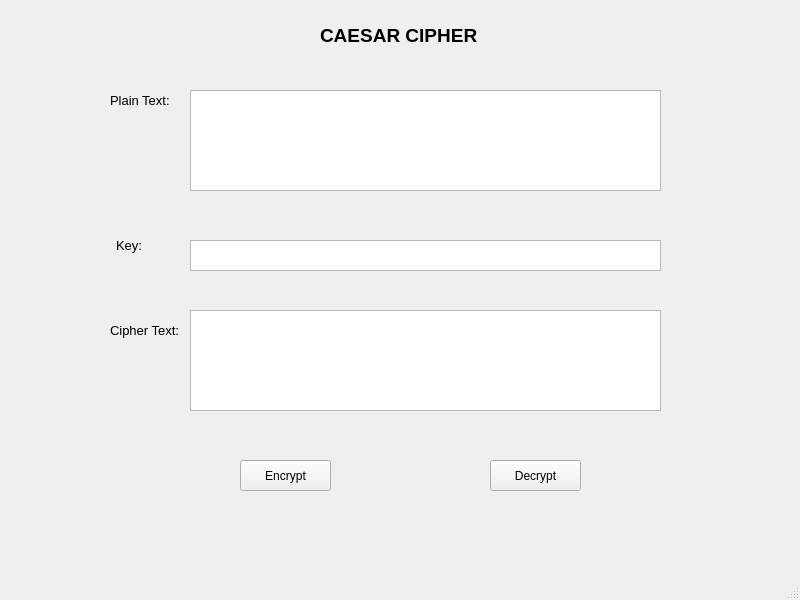
<?xml version="1.0" encoding="UTF-8"?>
<ui version="4.0">
 <class>MainWindow</class>
 <widget class="QMainWindow" name="MainWindow">
  <property name="geometry">
   <rect>
    <x>0</x>
    <y>0</y>
    <width>800</width>
    <height>600</height>
   </rect>
  </property>
  <property name="windowTitle">
   <string>MainWindow</string>
  </property>
  <widget class="QWidget" name="centralwidget">
   <widget class="QPushButton" name="pushButton">
    <property name="geometry">
     <rect>
      <x>240</x>
      <y>460</y>
      <width>91</width>
      <height>31</height>
     </rect>
    </property>
    <property name="text">
     <string>Encrypt</string>
    </property>
   </widget>
   <widget class="QPushButton" name="pushButton_2">
    <property name="geometry">
     <rect>
      <x>490</x>
      <y>460</y>
      <width>91</width>
      <height>31</height>
     </rect>
    </property>
    <property name="text">
     <string>Decrypt</string>
    </property>
   </widget>
   <widget class="QLabel" name="label">
    <property name="geometry">
     <rect>
      <x>320</x>
      <y>0</y>
      <width>161</width>
      <height>71</height>
     </rect>
    </property>
    <property name="text">
     <string>&lt;html&gt;&lt;head/&gt;&lt;body&gt;&lt;p&gt;&lt;span style=&quot; font-size:14pt; font-weight:600;&quot;&gt;CAESAR CIPHER&lt;/span&gt;&lt;/p&gt;&lt;/body&gt;&lt;/html&gt;</string>
    </property>
   </widget>
   <widget class="QLabel" name="label_2">
    <property name="geometry">
     <rect>
      <x>110</x>
      <y>80</y>
      <width>71</width>
      <height>41</height>
     </rect>
    </property>
    <property name="text">
     <string>&lt;html&gt;&lt;head/&gt;&lt;body&gt;&lt;p&gt;&lt;span style=&quot; font-size:10pt;&quot;&gt;Plain Text:&lt;/span&gt;&lt;/p&gt;&lt;/body&gt;&lt;/html&gt;</string>
    </property>
   </widget>
   <widget class="QTextEdit" name="textEdit">
    <property name="geometry">
     <rect>
      <x>190</x>
      <y>90</y>
      <width>471</width>
      <height>101</height>
     </rect>
    </property>
   </widget>
   <widget class="QLabel" name="label_3">
    <property name="geometry">
     <rect>
      <x>116</x>
      <y>230</y>
      <width>51</width>
      <height>31</height>
     </rect>
    </property>
    <property name="text">
     <string>&lt;html&gt;&lt;head/&gt;&lt;body&gt;&lt;p&gt;&lt;span style=&quot; font-size:10pt;&quot;&gt;Key:&lt;/span&gt;&lt;/p&gt;&lt;/body&gt;&lt;/html&gt;</string>
    </property>
   </widget>
   <widget class="QTextEdit" name="textEdit_2">
    <property name="geometry">
     <rect>
      <x>190</x>
      <y>240</y>
      <width>471</width>
      <height>31</height>
     </rect>
    </property>
   </widget>
   <widget class="QLabel" name="label_4">
    <property name="geometry">
     <rect>
      <x>110</x>
      <y>310</y>
      <width>81</width>
      <height>41</height>
     </rect>
    </property>
    <property name="text">
     <string>&lt;html&gt;&lt;head/&gt;&lt;body&gt;&lt;p&gt;&lt;span style=&quot; font-size:10pt;&quot;&gt;Cipher Text:&lt;/span&gt;&lt;/p&gt;&lt;/body&gt;&lt;/html&gt;</string>
    </property>
   </widget>
   <widget class="QTextEdit" name="textEdit_3">
    <property name="geometry">
     <rect>
      <x>190</x>
      <y>310</y>
      <width>471</width>
      <height>101</height>
     </rect>
    </property>
   </widget>
  </widget>
  <widget class="QMenuBar" name="menubar">
   <property name="geometry">
    <rect>
     <x>0</x>
     <y>0</y>
     <width>800</width>
     <height>21</height>
    </rect>
   </property>
  </widget>
  <widget class="QStatusBar" name="statusbar"/>
 </widget>
 <resources/>
 <connections/>
</ui>
